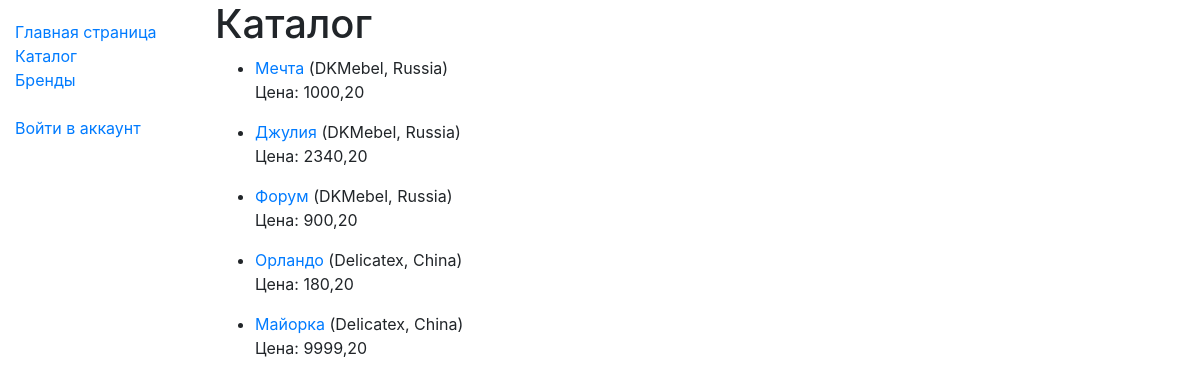
Page /catalog/furniture/ on the committed database.
### catalog/models.py (models this page shows, shortened)
class Furniture(models.Model):
    name = models.CharField(max_length=200)
    brand = models.ForeignKey('Brand', on_delete=models.SET_NULL, null=True)
    description = models.TextField(max_length=1000, help_text="Описание продукта")
    isbn = models.CharField('ISBN', max_length=13,
                            help_text='13 Character <a href="https://www.isbn-international.org/content/what-isbn">ISBN number</a>')
    type = models.ManyToManyField(Type, help_text="Select a type of this product")
    published = models.BooleanField(default=False, help_text="Опубликовано")
    image = models.CharField(max_length=500, help_text="Изображение продукта", null=True)
    price = models.DecimalField(max_digits=6, decimal_places=2, default=1000.20)
    def get_absolute_url(self):
        return reverse('furniture-detail', args=[str(self.id)])
    def display_type(self):
        return ', '.join(type.name for type in self.type.all()[:3])
    display_type.short_description = 'type'
    class Meta:
        ordering = ['brand']

class Brand(models.Model):
    name = models.CharField(max_length=100)
    country = models.CharField(max_length=100)
    description = models.CharField(max_length=500, null=True)
    def __str__(self):
        return '%s, %s' % (self.name, self.country)
    class Meta:
        ordering = ['name']

### catalog/views.py (the view)
# urls.py: path('furniture/', views.FurnitureListView.as_view(), name='furniture'),
class FurnitureListView(generic.ListView):
    model = Furniture
    def get_queryset(self):
        return Furniture.objects.filter(published=True)

### catalog/templates/catalog/furniture_list.html
{% extends "base_generic.html" %}
{% block content %}
  <h1>Каталог</h1>
  {% if furniture_list %}
  <ul>
    {% for furniture in furniture_list %}
      <li>
        <a href="{{ furniture.get_absolute_url }}">{{ furniture.name }}</a> ({{furniture.brand}})
        <p> Цена: {{furniture.price }} </p>
      </li>
    {% endfor %}
  </ul>
  {% else %}
    <p>В магазине пропала вся мебель :(</p>
  {% endif %}
{% endblock %}

### rows in the picture
Furniture: name "Мечта", brand "DKMebel, Russia", price "1000,20"
Furniture: name "Джулия", brand "DKMebel, Russia", price "2340,20"
Furniture: name "Форум", brand "DKMebel, Russia", price "900,20"
Furniture: name "Орландо", brand "Delicatex, China", price "180,20"
Furniture: name "Майорка", brand "Delicatex, China", price "9999,20"
